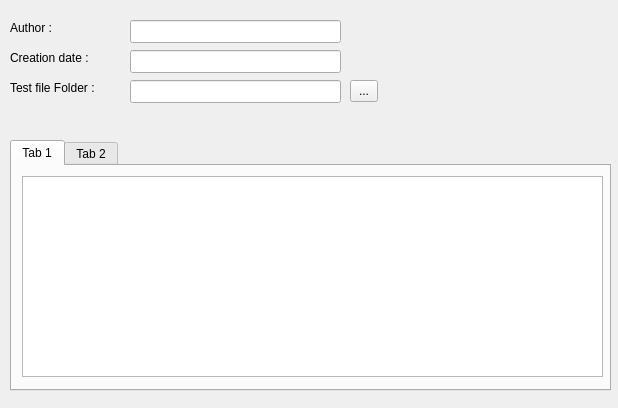
<?xml version="1.0" encoding="UTF-8"?>
<ui version="4.0">
 <class>ConfigFileEditor</class>
 <widget class="QDialog" name="ConfigFileEditor">
  <property name="geometry">
   <rect>
    <x>0</x>
    <y>0</y>
    <width>618</width>
    <height>408</height>
   </rect>
  </property>
  <property name="windowTitle">
   <string>Config Editor</string>
  </property>
  <widget class="QLabel" name="label">
   <property name="geometry">
    <rect>
     <x>10</x>
     <y>80</y>
     <width>111</width>
     <height>16</height>
    </rect>
   </property>
   <property name="text">
    <string>Test file Folder : </string>
   </property>
  </widget>
  <widget class="QTabWidget" name="tabWidget">
   <property name="geometry">
    <rect>
     <x>10</x>
     <y>140</y>
     <width>601</width>
     <height>251</height>
    </rect>
   </property>
   <property name="currentIndex">
    <number>0</number>
   </property>
   <widget class="QWidget" name="tab">
    <attribute name="title">
     <string>Tab 1</string>
    </attribute>
    <widget class="QTableWidget" name="extensionTableWidget">
     <property name="geometry">
      <rect>
       <x>10</x>
       <y>10</y>
       <width>581</width>
       <height>201</height>
      </rect>
     </property>
    </widget>
   </widget>
   <widget class="QWidget" name="tab_2">
    <attribute name="title">
     <string>Tab 2</string>
    </attribute>
   </widget>
  </widget>
  <widget class="QLabel" name="label_2">
   <property name="geometry">
    <rect>
     <x>10</x>
     <y>20</y>
     <width>57</width>
     <height>15</height>
    </rect>
   </property>
   <property name="text">
    <string>Author :</string>
   </property>
  </widget>
  <widget class="QLabel" name="label_3">
   <property name="geometry">
    <rect>
     <x>10</x>
     <y>50</y>
     <width>111</width>
     <height>16</height>
    </rect>
   </property>
   <property name="text">
    <string>Creation date : </string>
   </property>
  </widget>
  <widget class="QLineEdit" name="lineEdit">
   <property name="geometry">
    <rect>
     <x>130</x>
     <y>20</y>
     <width>211</width>
     <height>23</height>
    </rect>
   </property>
  </widget>
  <widget class="QLineEdit" name="lineEdit_2">
   <property name="geometry">
    <rect>
     <x>130</x>
     <y>50</y>
     <width>211</width>
     <height>23</height>
    </rect>
   </property>
  </widget>
  <widget class="QLineEdit" name="lineEdit_3">
   <property name="geometry">
    <rect>
     <x>130</x>
     <y>80</y>
     <width>211</width>
     <height>23</height>
    </rect>
   </property>
  </widget>
  <widget class="QToolButton" name="toolButton">
   <property name="geometry">
    <rect>
     <x>350</x>
     <y>80</y>
     <width>28</width>
     <height>22</height>
    </rect>
   </property>
   <property name="text">
    <string>...</string>
   </property>
  </widget>
 </widget>
 <resources/>
 <connections/>
</ui>
